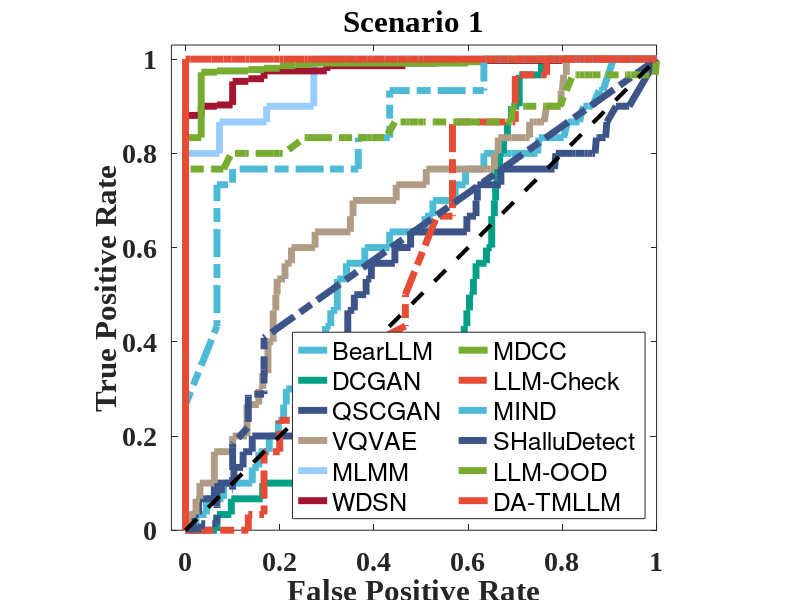

Write the MATLAB code that produced this figure.
clear all;
clear;
close;

proposed_tpr = [0.000000, 0.033333, 0.266667, 0.366667, 1.000000, 1.000000, 1.000000, 1.000000, 1.000000, 1.000000, 1.000000, 1.000000, 1.000000, 1.000000, 1.000000, 1.000000, 1.000000, 1.000000, 1.000000, 1.000000, 1.000000, 1.000000, 1.000000, 1.000000, 1.000000, 1.000000, 1.000000, 1.000000, 1.000000, 1.000000, 1.000000, 1.000000, 1.000000, 1.000000, 1.000000, 1.000000, 1.000000, 1.000000, 1.000000, 1.000000, 1.000000, 1.000000, 1.000000, 1.000000, 1.000000, 1.000000, 1.000000, 1.000000, 1.000000, 1.000000, 1.000000, 1.000000, 1.000000, 1.000000, 1.000000, 1.000000, 1.000000, 1.000000, 1.000000, 1.000000, 1.000000, 1.000000, 1.000000, 1.000000, 1.000000, 1.000000, 1.000000, 1.000000, 1.000000, 1.000000, 1.000000, 1.000000, 1.000000, 1.000000, 1.000000, 1.000000, 1.000000, 1.000000, 1.000000, 1.000000, 1.000000, 1.000000]; % done
proposed_fpr = [0.000000, 0.000000, 0.000000, 0.000000, 0.000000, 0.011111, 0.055556, 0.080556, 0.097222, 0.102778, 0.127778, 0.136111, 0.186111, 0.200000, 0.208333, 0.252778, 0.258333, 0.291667, 0.338889, 0.355556, 0.361111, 0.363889, 0.383333, 0.386111, 0.394444, 0.400000, 0.422222, 0.425000, 0.444444, 0.450000, 0.469444, 0.475000, 0.491667, 0.494444, 0.505556, 0.527778, 0.569444, 0.575000, 0.580556, 0.597222, 0.638889, 0.647222, 0.658333, 0.666667, 0.672222, 0.683333, 0.686111, 0.691667, 0.694444, 0.700000, 0.702778, 0.716667, 0.722222, 0.744444, 0.761111, 0.763889, 0.780556, 0.794444, 0.822222, 0.827778, 0.830556, 0.836111, 0.847222, 0.850000, 0.858333, 0.863889, 0.883333, 0.886111, 0.913889, 0.919444, 0.927778, 0.930556, 0.936111, 0.938889, 0.944444, 0.947222, 0.958333, 0.975000, 0.977778, 0.988889, 0.997222, 1.000000]; % done


BearLLM_tpr = [0.000000, 0.000000, 0.000000, 0.033333, 0.033333, 0.066667, 0.066667, 0.100000, 0.100000, 0.133333, 0.133333, 0.166667, 0.166667, 0.200000, 0.200000, 0.233333, 0.233333, 0.266667, 0.266667, 0.300000, 0.300000, 0.333333, 0.333333, 0.366667, 0.366667, 0.400000, 0.400000, 0.433333, 0.433333, 0.466667, 0.466667, 0.533333, 0.533333, 0.566667, 0.566667, 0.600000, 0.600000, 0.633333, 0.633333, 0.666667, 0.666667, 0.700000, 0.700000, 0.733333, 0.733333, 0.766667, 0.766667, 0.800000, 0.800000, 0.800000, 0.800000, 0.800000, 0.800000, 0.800000, 0.833333, 0.833333, 0.833333, 0.833333, 0.866667, 0.866667, 0.866667, 0.866667, 0.866667, 0.900000, 0.900000, 0.900000, 0.933333, 0.933333, 1.000000, 1.000000]; % done
BearLLM_fpr = [0.000000, 0.002778, 0.022222, 0.022222, 0.044444, 0.044444, 0.080556, 0.080556, 0.141667, 0.141667, 0.155556, 0.155556, 0.177778, 0.177778, 0.197222, 0.197222, 0.208333, 0.208333, 0.213889, 0.213889, 0.233333, 0.233333, 0.266667, 0.266667, 0.280556, 0.280556, 0.297222, 0.297222, 0.308333, 0.308333, 0.322222, 0.322222, 0.341667, 0.341667, 0.380556, 0.380556, 0.433333, 0.433333, 0.508333, 0.508333, 0.525000, 0.525000, 0.572222, 0.572222, 0.594444, 0.594444, 0.633333, 0.633333, 0.658333, 0.663889, 0.691667, 0.697222, 0.741667, 0.747222, 0.750000, 0.769444, 0.786111, 0.802778, 0.811111, 0.816667, 0.822222, 0.825000, 0.836111, 0.844444, 0.855556, 0.863889, 0.877778, 0.886111, 0.908333, 1.000000]; % done
% test =[0.82446809,0.82446809,0.86170213,0.86170213,0.87234043,0.87234043,0.88297872,0.88297872,0.89361702,0.89361702,0.89893617,0.89893617,0.90425532,0.90425532,0.92021277,0.92021277,0.93085106,0.93085106,0.93617021,0.93617021,0.94148936,0.94148936,0.95744681,0.95744681,0.96808511,0.96808511,0.97340426,0.97340426,0.97872340,0.97872340,0.98404255,0.98404255,0.98936170]

% span = 0.7;
% BearLLM_tpr(7:42) = smooth(BearLLM_fpr(7:42), BearLLM_tpr(7:42), span, 'loess');
 

DCGAN_tpr=[0.000000, 0.000000, 0.000000, 0.033333, 0.033333, 0.066667, 0.066667, 0.100000, 0.100000, 0.133333, 0.133333, 0.166667, 0.166667, 0.200000, 0.200000, 0.233333, 0.233333, 0.266667, 0.266667, 0.300000, 0.300000, 0.333333, 0.333333, 0.366667, 0.366667, 0.400000, 0.400000, 0.433333, 0.433333, 0.466667, 0.466667, 0.500000, 0.500000, 0.533333, 0.533333, 0.566667, 0.566667, 0.600000, 0.600000, 0.666667, 0.666667, 0.700000, 0.700000, 0.733333, 0.733333, 0.766667, 0.766667, 0.800000, 0.800000, 0.833333, 0.833333, 0.866667, 0.866667, 0.900000, 0.900000, 0.966667, 0.966667, 1.000000, 1.000000, 1.000000, 1.000000, 1.000000, 1.000000]; % done
DCGAN_fpr = [0.000000, 0.002778, 0.066667, 0.066667, 0.097222, 0.097222, 0.163889, 0.163889, 0.294444, 0.294444, 0.388889, 0.388889, 0.394444, 0.394444, 0.430556, 0.430556, 0.444444, 0.444444, 0.472222, 0.472222, 0.525000, 0.525000, 0.536111, 0.536111, 0.575000, 0.575000, 0.591667, 0.591667, 0.597222, 0.597222, 0.602778, 0.602778, 0.611111, 0.611111, 0.616667, 0.616667, 0.638889, 0.638889, 0.650000, 0.650000, 0.655556, 0.655556, 0.658333, 0.658333, 0.661111, 0.661111, 0.666667, 0.666667, 0.675000, 0.675000, 0.683333, 0.683333, 0.691667, 0.691667, 0.708333, 0.708333, 0.755556, 0.755556, 0.922222, 0.927778, 0.961111, 0.966667, 1.000000]; % done

 
% span = 0.9;
% DCGAN_tpr(5:73) = smooth(DCGAN_fpr(5:73), DCGAN_tpr(5:73), span, 'loess');
 
QSCGAN_tpr=[0.000000, 0.000000, 0.000000, 0.033333, 0.033333, 0.066667, 0.066667, 0.100000, 0.100000, 0.133333, 0.133333, 0.166667, 0.166667, 0.200000, 0.200000, 0.233333, 0.233333, 0.266667, 0.266667, 0.300000, 0.300000, 0.333333, 0.333333, 0.366667, 0.366667, 0.400000, 0.400000, 0.466667, 0.466667, 0.500000, 0.500000, 0.533333, 0.533333, 0.566667, 0.566667, 0.600000, 0.600000, 0.633333, 0.633333, 0.666667, 0.666667, 0.700000, 0.700000, 0.733333, 0.733333, 0.766667, 0.766667, 0.800000, 0.800000, 0.800000, 0.800000, 0.800000, 0.800000, 0.800000, 0.800000, 0.833333, 0.833333, 0.833333, 0.833333, 0.866667, 0.900000, 0.900000, 1.000000]; % done
QSCGAN_fpr = [0.000000, 0.002778, 0.016667, 0.016667, 0.027778, 0.027778, 0.061111, 0.061111, 0.102778, 0.102778, 0.122222, 0.122222, 0.141667, 0.141667, 0.250000, 0.250000, 0.263889, 0.263889, 0.294444, 0.294444, 0.300000, 0.300000, 0.308333, 0.308333, 0.316667, 0.316667, 0.344444, 0.344444, 0.358333, 0.358333, 0.383333, 0.383333, 0.394444, 0.394444, 0.444444, 0.444444, 0.477778, 0.477778, 0.597222, 0.597222, 0.616667, 0.616667, 0.619444, 0.619444, 0.669444, 0.669444, 0.783333, 0.786111, 0.822222, 0.827778, 0.847222, 0.852778, 0.858333, 0.863889, 0.869444, 0.872222, 0.875000, 0.886111, 0.891667, 0.894444, 0.913889, 0.941667, 1.000000]; % done

% span = 0.9;
% QSCGAN_tpr(5:36) = smooth(QSCGAN_fpr(5:36), QSCGAN_tpr(5:36), span, 'loess');

VQVAE_tpr=[0.000000, 0.000000, 0.000000, 0.033333, 0.033333, 0.066667, 0.066667, 0.100000, 0.100000, 0.166667, 0.166667, 0.200000, 0.200000, 0.266667, 0.266667, 0.300000, 0.300000, 0.333333, 0.333333, 0.400000, 0.400000, 0.466667, 0.466667, 0.500000, 0.500000, 0.533333, 0.533333, 0.566667, 0.566667, 0.600000, 0.600000, 0.633333, 0.633333, 0.666667, 0.666667, 0.700000, 0.700000, 0.733333, 0.733333, 0.766667, 0.766667, 0.766667, 0.766667, 0.800000, 0.800000, 0.833333, 0.833333, 0.833333, 0.833333, 0.833333, 0.833333, 0.866667, 0.866667, 0.866667, 0.866667, 0.866667, 0.866667, 0.900000, 0.900000, 0.900000, 0.900000, 0.933333, 0.933333, 0.966667, 0.966667, 1.000000, 1.000000, 1.000000, 1.000000, 1.000000, 1.000000, 1.000000, 1.000000, 1.000000, 1.000000, 1.000000]; % done
VQVAE_fpr = [0.000000, 0.002778, 0.005556, 0.005556, 0.022222, 0.022222, 0.030556, 0.030556, 0.061111, 0.061111, 0.100000, 0.100000, 0.130556, 0.130556, 0.155556, 0.155556, 0.163889, 0.163889, 0.175000, 0.175000, 0.186111, 0.186111, 0.191667, 0.191667, 0.194444, 0.194444, 0.211111, 0.211111, 0.225000, 0.225000, 0.275000, 0.275000, 0.350000, 0.350000, 0.355556, 0.355556, 0.447222, 0.447222, 0.511111, 0.511111, 0.641667, 0.647222, 0.655556, 0.655556, 0.663889, 0.663889, 0.691667, 0.697222, 0.722222, 0.727778, 0.730556, 0.730556, 0.738889, 0.744444, 0.752778, 0.758333, 0.761111, 0.766667, 0.775000, 0.791667, 0.797222, 0.797222, 0.800000, 0.802778, 0.808333, 0.808333, 0.816667, 0.822222, 0.833333, 0.838889, 0.841667, 0.847222, 0.858333, 0.875000, 0.894444, 1.000000]; % done
 
% span = 0.9;
% VQVAE_tpr(5:55) = smooth(VQVAE_fpr(5:55), VQVAE_tpr(5:55), span, 'loess');

MLMM_tpr=[0.000000, 0.200000, 0.800000, 0.800000, 0.866667, 0.866667, 0.900000, 0.900000, 1.000000, 1.000000]; % done
MLMM_fpr=[0.000000, 0.000000, 0.000000, 0.072222, 0.072222, 0.172222, 0.172222, 0.272222, 0.272222, 1.000000]; % done

% span = 0.9;
% MLMM_tpr(3:56) = smooth(MLMM_fpr(3:56), MLMM_tpr(3:56), span, 'loess');


WDSN_tpr= [0.000000000000000000e+00, 2.777777777777777884e-03, 8.805555555555555358e-01, 8.805555555555555358e-01, 9.000000000000000222e-01, 9.000000000000000222e-01, 9.027777777777777901e-01, 9.027777777777777901e-01, 9.527777777777777235e-01, 9.527777777777777235e-01, 9.583333333333333703e-01, 9.583333333333333703e-01, 9.749999999999999778e-01, 9.749999999999999778e-01, 9.861111111111111605e-01, 9.861111111111111605e-01, 9.916666666666666963e-01, 9.916666666666666963e-01, 9.972222222222222321e-01, 9.972222222222222321e-01, 1.000000000000000000e+00, 1.000000000000000000e+00]; % done
WDSN_fpr= [0.000000000000000000e+00, 0.000000000000000000e+00, 0.000000000000000000e+00, 3.333333333333333287e-02, 3.333333333333333287e-02, 6.666666666666666574e-02, 6.666666666666666574e-02, 1.000000000000000056e-01, 1.000000000000000056e-01, 1.333333333333333315e-01, 1.333333333333333315e-01, 1.666666666666666574e-01, 1.666666666666666574e-01, 2.999999999999999889e-01, 2.999999999999999889e-01, 4.666666666666666741e-01, 4.666666666666666741e-01, 5.333333333333333259e-01, 5.333333333333333259e-01, 8.000000000000000444e-01, 8.000000000000000444e-01, 1.000000000000000000e+00]; % done

% span = 0.5;
% WDSN_tpr = smooth(WDSN_fpr, WDSN_tpr, span, 'loess');

MDCC_tpr= [0.000000000000000000e+00, 2.777777777777777884e-03, 8.333333333333333703e-01, 8.333333333333333703e-01, 9.722222222222222099e-01, 9.722222222222222099e-01, 9.749999999999999778e-01, 9.749999999999999778e-01, 9.777777777777777457e-01, 9.777777777777777457e-01, 9.805555555555555136e-01, 9.805555555555555136e-01, 9.861111111111111605e-01, 9.861111111111111605e-01, 9.888888888888889284e-01, 9.888888888888889284e-01, 9.916666666666666963e-01, 9.916666666666666963e-01, 9.944444444444444642e-01, 9.944444444444444642e-01, 1.000000000000000000e+00, 1.000000000000000000e+00]; % done
MDCC_fpr= [0.000000000000000000e+00, 0.000000000000000000e+00, 0.000000000000000000e+00, 3.333333333333333287e-02, 3.333333333333333287e-02, 6.666666666666666574e-02, 6.666666666666666574e-02, 1.333333333333333315e-01, 1.333333333333333315e-01, 1.666666666666666574e-01, 1.666666666666666574e-01, 2.000000000000000111e-01, 2.000000000000000111e-01, 2.333333333333333370e-01, 2.333333333333333370e-01, 2.666666666666666630e-01, 2.666666666666666630e-01, 5.999999999999999778e-01, 5.999999999999999778e-01, 6.333333333333333037e-01, 6.333333333333333037e-01, 1.000000000000000000e+00]; % done

% span = 0.999;
% MDCC_tpr(4:21) = smooth(MDCC_fpr(4:21), MDCC_tpr(4:21), span, 'loess');

% span = 0.9;
% MDCC_tpr(22:47) = smooth(MDCC_fpr(22:47), MDCC_tpr(22:47), span, 'loess');

LLM_Check_tpr = [0.000000, 0.000000, 0.000000, 0.033333, 0.033333, 0.166667, 0.166667, 0.233333, 0.233333, 0.266667, 0.266667, 0.333333, 0.333333, 0.366667, 0.366667, 0.400000, 0.400000, 0.433333, 0.500000, 0.666667, 0.666667, 0.866667, 0.866667, 0.966667, 0.966667, 1.000000, 1.000000]; % done
LLM_Check_fpr = [0.000000, 0.033333, 0.133333, 0.133333, 0.166667, 0.166667, 0.200000, 0.200000, 0.233333, 0.233333, 0.266667, 0.266667, 0.300000, 0.300000, 0.366667, 0.366667, 0.400000, 0.466667, 0.466667, 0.533333, 0.566667, 0.566667, 0.700000, 0.700000, 0.766667, 0.766667, 1.000000]; % done

MIND_tpr = [0.000000, 0.033333, 0.266667, 0.433333, 0.733333, 0.733333, 0.766667, 0.766667, 0.766667, 0.833333, 0.833333, 0.933333, 0.933333, 1.000000, 1.000000]; % done
MIND_fpr = [0.000000, 0.000000, 0.000000, 0.066667, 0.066667, 0.100000, 0.100000, 0.300000, 0.366667, 0.366667, 0.433333, 0.433333, 0.633333, 0.633333, 1.000000]; % done

SHalluDetect_tpr = [0.000000, 0.002778, 0.002778, 0.013889, 0.013889, 0.019444, 0.050000, 0.075000, 0.083333, 0.086111, 0.086111, 0.091667, 0.175000, 0.183333, 0.219444, 0.272222, 0.283333, 0.288889, 0.288889, 0.294444, 0.341667, 0.408333, 1.000000]; % done
SHalluDetect_fpr = [0.000000, 0.000000, 0.033333, 0.033333, 0.066667, 0.066667, 0.066667, 0.066667, 0.066667, 0.066667, 0.100000, 0.100000, 0.100000, 0.100000, 0.133333, 0.133333, 0.133333, 0.133333, 0.166667, 0.166667, 0.166667, 0.166667, 1.000000]; % done

LLM_OOD_tpr = [0.000000, 0.033333, 0.066667, 0.133333, 0.166667, 0.266667, 0.500000, 0.566667, 0.600000, 0.700000, 0.766667, 0.766667, 0.766667, 0.766667, 0.800000, 0.800000, 0.800000, 0.800000, 0.800000, 0.800000, 0.800000, 0.833333, 0.833333, 0.833333, 0.833333, 0.833333, 0.833333, 0.833333, 0.833333, 0.833333, 0.833333, 0.833333, 0.833333, 0.833333, 0.866667, 0.866667, 0.866667, 0.866667, 0.866667, 0.866667, 0.866667, 0.866667, 0.866667, 0.866667, 0.866667, 0.866667, 0.866667, 0.866667, 0.866667, 0.866667, 0.866667, 0.866667, 0.866667, 0.866667, 0.900000, 0.900000, 0.900000, 0.900000, 0.900000, 0.900000, 0.900000, 0.900000, 0.900000, 0.900000, 0.966667, 0.966667, 0.966667, 0.966667, 0.966667, 0.966667, 0.966667, 0.966667, 0.966667, 0.966667, 0.966667, 0.966667, 0.966667, 0.966667, 0.966667, 0.966667, 0.966667, 0.966667, 0.966667, 0.966667, 0.966667, 0.966667, 0.966667, 1.000000]; % done
LLM_OOD_fpr = [0.000000, 0.000000, 0.000000, 0.000000, 0.000000, 0.000000, 0.000000, 0.000000, 0.000000, 0.000000, 0.000000, 0.011111, 0.055556, 0.080556, 0.097222, 0.102778, 0.127778, 0.136111, 0.186111, 0.200000, 0.208333, 0.252778, 0.258333, 0.291667, 0.338889, 0.355556, 0.361111, 0.363889, 0.383333, 0.386111, 0.394444, 0.400000, 0.422222, 0.425000, 0.444444, 0.450000, 0.469444, 0.475000, 0.491667, 0.494444, 0.505556, 0.527778, 0.569444, 0.575000, 0.580556, 0.597222, 0.638889, 0.647222, 0.658333, 0.666667, 0.672222, 0.683333, 0.686111, 0.691667, 0.694444, 0.700000, 0.702778, 0.716667, 0.722222, 0.744444, 0.761111, 0.763889, 0.780556, 0.794444, 0.822222, 0.827778, 0.830556, 0.836111, 0.847222, 0.850000, 0.858333, 0.863889, 0.883333, 0.886111, 0.913889, 0.919444, 0.927778, 0.930556, 0.936111, 0.938889, 0.944444, 0.947222, 0.958333, 0.975000, 0.977778, 0.988889, 0.997222, 1.000000]; % done

% ---------- 1. ���԰��������ɴ��룬���ڻ�ͼʱɾ�� ----------

plot(BearLLM_fpr, BearLLM_tpr,'Color',[0.3020    0.7333    0.8353],'MarkerFaceColor',[0 0.4470 0.7410],'LineWidth',5);hold on;
plot(DCGAN_fpr, DCGAN_tpr,'Color',[0    0.6275    0.5294],'MarkerFaceColor',[0.13333 0.5451 0.13333],'LineWidth',5);hold on;
plot(QSCGAN_fpr, QSCGAN_tpr,'Color',[0.2353    0.3294    0.5333],'MarkerFaceColor','k','LineWidth',5);hold on;
plot(VQVAE_fpr, VQVAE_tpr,'Color',[0.6902    0.6118    0.5216],'MarkerFaceColor',[0.9020    0.2941    0.2078],'LineWidth',5);hold on;
plot(MLMM_fpr, MLMM_tpr,'Color',[0.6, 0.8, 1.0],'LineWidth',5);hold on;
plot(WDSN_fpr, WDSN_tpr,'Color',[0.6350 0.0780 0.1840],'LineWidth',5);hold on;
plot(MDCC_fpr, MDCC_tpr,'Color',[0.4660, 0.6740, 0.1880],'LineWidth',5);hold on;
plot(LLM_Check_fpr, LLM_Check_tpr, 'Color',[0.9020 0.2941 0.2078],'LineStyle','-.','LineWidth',5); hold on
plot(MIND_fpr, MIND_tpr,    'Color',[0.3020 0.7333 0.8353],'LineStyle','-.','LineWidth',5); hold on
plot(SHalluDetect_fpr, SHalluDetect_tpr,     'Color',[0.2353 0.3294 0.5333],'LineStyle','-.','LineWidth',5); hold on
plot(LLM_OOD_fpr, LLM_OOD_tpr,     'Color',[0.4660 0.6740 0.1880],'LineStyle','-.','LineWidth',5); hold on
plot(proposed_fpr,proposed_tpr,'Color',[0.9020    0.2941    0.2078],'MarkerFaceColor',[0.6350 0.0780 0.1840],'LineWidth',5);hold on;


plot([0, 1], [0, 1],'k--','MarkerFaceColor',[0.9020    0.2941    0.2078],'LineWidth',3);
hold on;

xlabel('False Positive Rate');
ylabel('True Positive Rate');

lgd = legend({'BearLLM','DCGAN','QSCGAN','VQVAE', 'MLMM','WDSN','MDCC', 'LLM-Check','MIND','SHalluDetect','LLM-OOD', 'DA-TMLLM'}, 'NumColumns',2, 'Location', 'SouthEast');
          

xlim([-0.03,1]);
set(gca,'XTick',[0:0.2:1]) ;
pbaspect([1 1 1])
ylim([0,1.03]);
set(gca,'YTick',0:0.2:1) ;

title('Scenario 1','FontWeight','bold')

box on;
axis square

set(gca, 'Fontname', 'Times New Roman', 'Fontsize', 20,'FontWeight','bold');
set(gcf,'Units','pixels','Position',[0 0 800 800]);
